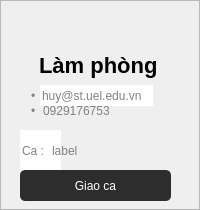
           <widget class="QFrame" name="frmEmployeeRow8">
            <property name="sizePolicy">
             <sizepolicy hsizetype="Preferred" vsizetype="Preferred">
              <horstretch>0</horstretch>
              <verstretch>0</verstretch>
             </sizepolicy>
            </property>
            <property name="minimumSize">
             <size>
              <width>0</width>
              <height>50</height>
             </size>
            </property>
            <property name="styleSheet">
             <string notr="true">#frmEmployeeRow8 {
	background-color: white;
	border-radius:4px;
	border:1px solid #E0E0E0;
}</string>
            </property>
            <property name="frameShape">
             <enum>QFrame::StyledPanel</enum>
            </property>
            <property name="frameShadow">
             <enum>QFrame::Raised</enum>
            </property>
            <widget class="QLineEdit" name="leEmployeeRow8Name">
             <property name="geometry">
              <rect>
               <x>0</x>
               <y>20</y>
               <width>191</width>
               <height>31</height>
              </rect>
             </property>
             <property name="styleSheet">
              <string notr="true">QLineEdit {
	font-family: &quot;Montserrat&quot;;
	font-size:20px;
	font-weight:none;
	background-color:transparent;
	border:1px;
}</string>
             </property>
             <property name="text">
              <string/>
             </property>
             <property name="alignment">
              <set>Qt::AlignCenter</set>
             </property>
            </widget>
            <widget class="QLineEdit" name="leEmployeeRow8Position">
             <property name="geometry">
              <rect>
               <x>40</x>
               <y>50</y>
               <width>121</width>
               <height>31</height>
              </rect>
             </property>
             <property name="styleSheet">
              <string notr="true">QLineEdit {
	font-family: &quot;Montserrat&quot;;
	font-size:22px;
	font-weight:530;
	background-color:transparent;
	border:1px;
}</string>
             </property>
             <property name="text">
              <string>Làm phòng</string>
             </property>
            </widget>
            <widget class="QLabel" name="lblEmployeeRow8Dot">
             <property name="geometry">
              <rect>
               <x>31</x>
               <y>85</y>
               <width>21</width>
               <height>21</height>
              </rect>
             </property>
             <property name="styleSheet">
              <string notr="true">QLabel {
	color: #828282;
}</string>
             </property>
             <property name="text">
              <string>•</string>
             </property>
            </widget>
            <widget class="QLineEdit" name="leEmployeeRow8Email">
             <property name="geometry">
              <rect>
               <x>40</x>
               <y>85</y>
               <width>113</width>
               <height>21</height>
              </rect>
             </property>
             <property name="styleSheet">
              <string notr="true">QLineEdit {
	border:none;
	color: #828282;
}</string>
             </property>
             <property name="text">
              <string>huy@st.uel.edu.vn</string>
             </property>
            </widget>
            <widget class="QLabel" name="lblEmployeeRow8Dot2">
             <property name="geometry">
              <rect>
               <x>31</x>
               <y>100</y>
               <width>20</width>
               <height>21</height>
              </rect>
             </property>
             <property name="styleSheet">
              <string notr="true">QLabel {
	color: #828282;
}</string>
             </property>
             <property name="text">
              <string>•</string>
             </property>
            </widget>
            <widget class="QLineEdit" name="leEmployeeRow8Phone">
             <property name="geometry">
              <rect>
               <x>41</x>
               <y>100</y>
               <width>111</width>
               <height>21</height>
              </rect>
             </property>
             <property name="styleSheet">
              <string notr="true">QLineEdit {
	border:none;
	color: #828282;
	background-color:transparent;
}</string>
             </property>
             <property name="text">
              <string>0929176753</string>
             </property>
            </widget>
            <widget class="QLineEdit" name="leEmployeeRow8Ca">
             <property name="geometry">
              <rect>
               <x>20</x>
               <y>130</y>
               <width>41</width>
               <height>41</height>
              </rect>
             </property>
             <property name="font">
              <font>
               <pointsize>9</pointsize>
              </font>
             </property>
             <property name="styleSheet">
              <string notr="true">QLineEdit {
	border:none;
	color: #828282;
}</string>
             </property>
             <property name="text">
              <string>Ca :</string>
             </property>
            </widget>
            <widget class="QPushButton" name="btnEmployeeRow8Assign">
             <property name="geometry">
              <rect>
               <x>20</x>
               <y>170</y>
               <width>151</width>
               <height>31</height>
              </rect>
             </property>
             <property name="cursor">
              <cursorShape>PointingHandCursor</cursorShape>
             </property>
             <property name="styleSheet">
              <string notr="true">QPushButton {
	font: 11pt &quot;Monteserrat&quot;;
	color: white				;
	border-radius: 5px;
	background-color: #2D2D2D; 
}</string>
             </property>
             <property name="text">
              <string>Giao ca</string>
             </property>
            </widget>
            <widget class="QPushButton" name="btnEmployeeRow8Delete">
             <property name="geometry">
              <rect>
               <x>150</x>
               <y>10</y>
               <width>31</width>
               <height>31</height>
              </rect>
             </property>
             <property name="cursor">
              <cursorShape>PointingHandCursor</cursorShape>
             </property>
             <property name="styleSheet">
              <string notr="true">QPushButton {
	background-color: transparent;
	border: none;
}
</string>
             </property>
             <property name="text">
              <string/>
             </property>
             <property name="icon">
              <iconset>
               <normaloff>C:/Administrator/Downloads/project/images/xoa.jpg</normaloff>C:/Administrator/Downloads/project/images/xoa.jpg</iconset>
             </property>
             <property name="iconSize">
              <size>
               <width>30</width>
               <height>30</height>
              </size>
             </property>
            </widget>
            <widget class="QLineEdit" name="leEmployeeRow8Shift">
             <property name="geometry">
              <rect>
               <x>50</x>
               <y>130</y>
               <width>51</width>
               <height>41</height>
              </rect>
             </property>
             <property name="font">
              <font>
               <pointsize>9</pointsize>
              </font>
             </property>
             <property name="styleSheet">
              <string notr="true">QLineEdit {
	border:none;
	color: #828282;
	background-color: transparent;
}</string>
             </property>
             <property name="text">
              <string>label</string>
             </property>
            </widget>
           </widget>
